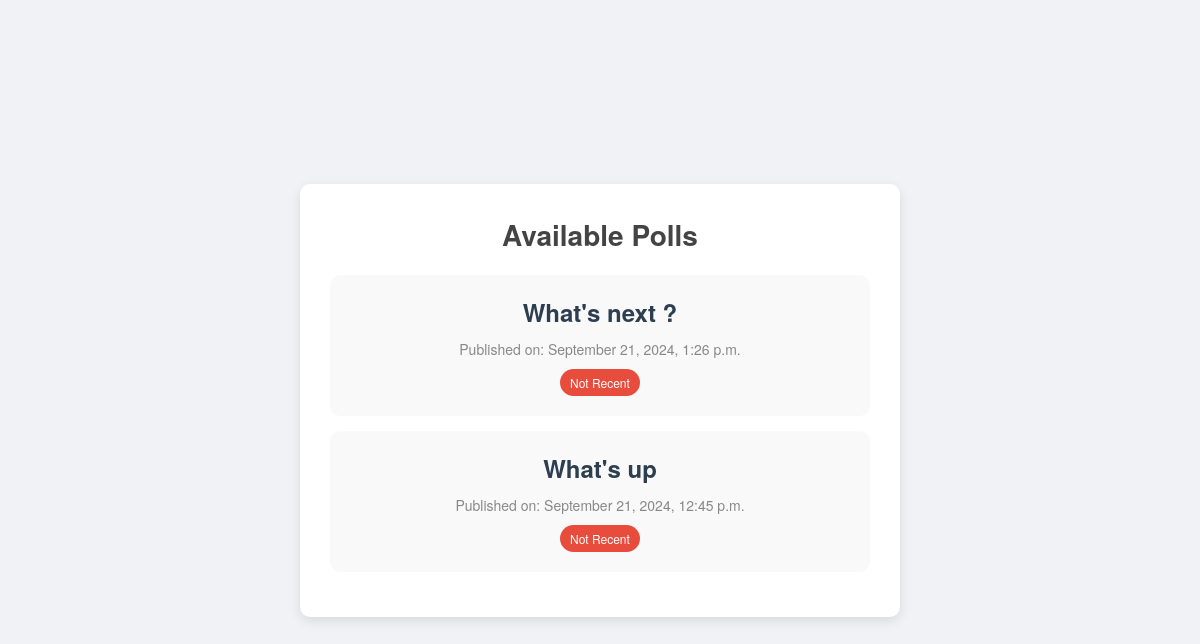
/polls/, run on an earlier commit of the app's database.
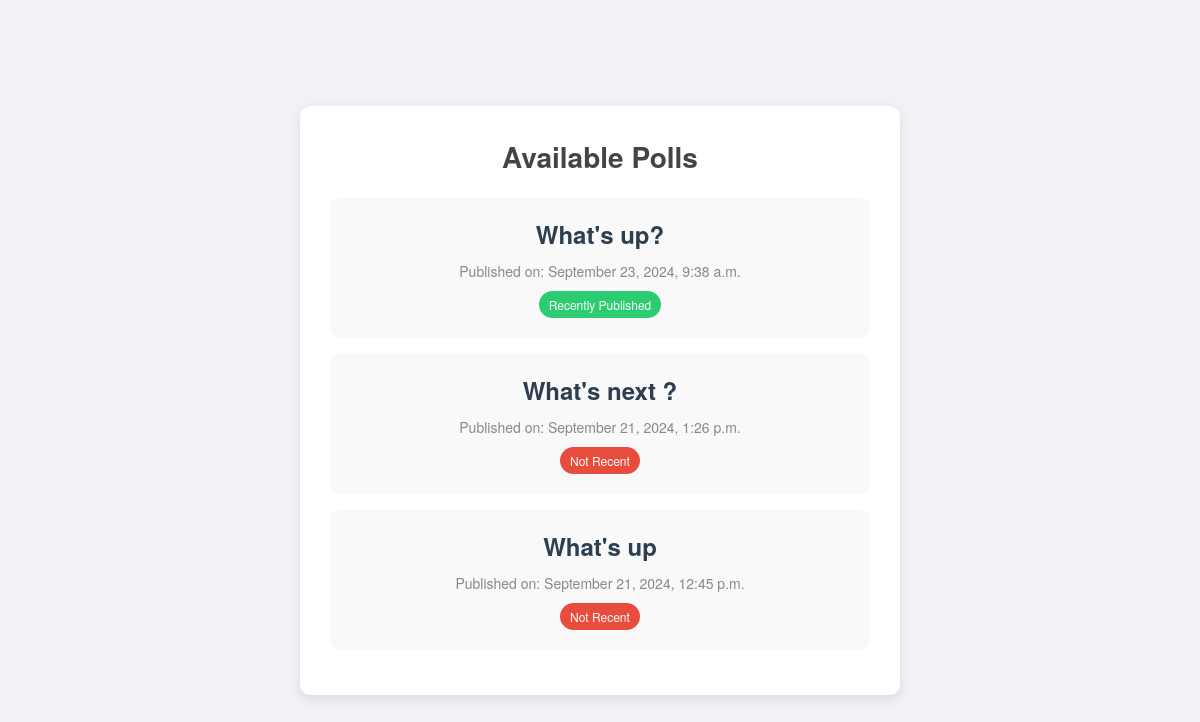
And on a later commit of the database.
### polls/models.py (models this page shows, shortened)
class Question(models.Model):
    question_text = models.CharField(max_length=200)
    pub_date = models.DateTimeField("date published")
    def was_published_recently(self):
        return (
            timezone.now()
            >= self.pub_date
            >= timezone.now() - datetime.timedelta(days=1)
        )

### polls/views.py (the view)
# urls.py: path("", views.IndexView.as_view(), name="index"),
class IndexView(generic.ListView):
    template_name = "polls/index.html"
    context_object_name = "latest_question_list"
    def get_queryset(self) -> QuerySet[Question]:
        return Question.objects.filter(pub_date__lte=timezone.now()).order_by(
            "-pub_date"
        )[:5]

### polls/templates/polls/index.html (shortened to what this page needs)
<!DOCTYPE html>
<html lang="en">
<head>
</head>
<body>
    <div class="container">
        <h1>Available Polls</h1>
        {% if latest_question_list %}
        <ul>
            {% for question in latest_question_list %}
            <li>
                <a href="{% url 'polls:detail' question.id %}" class="card">
                    <div class="question-text">{{ question.question_text }}</div>
                    <div class="pub-date">Published on: {{ question.pub_date|date:"F j, Y, g:i a" }}</div>
                    {% if question.was_published_recently %}
                    <span class="recent">Recently Published</span>
                    {% else %}
                    <span class="not-recent">Not Recent</span>
                    {% endif %}
                </a>
            </li>
            {% endfor %}
        </ul>
        {% else %}
        <p>No polls are available.</p>
        {% endif %}
    </div>
</body>
</html>

What changed in the data, as far as the page shows it:
added Question: question_text "What's up?", pub_date "September 23, 2024, 9:38 a.m.", shows "Recently Published"
